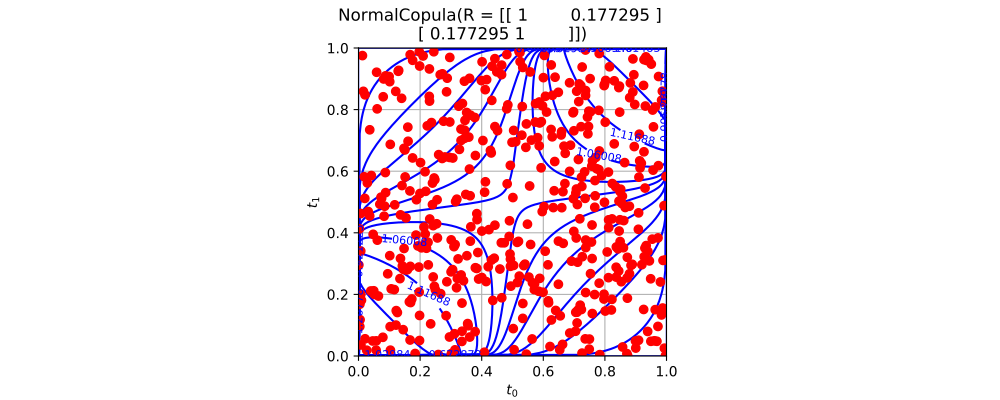

The script that drew this image:
import openturns as ot
from matplotlib import pyplot as plt
from openturns.viewer import View
ot.RandomGenerator.SetSeed(0)
factory = ot.NormalCopulaFactory()
ref = factory.build()
dimension = ref.getDimension()
if dimension <= 2:
    sample = ref.getSample(50)
    distribution = factory.build(sample)
    if dimension == 1:
        distribution.setDescription(['$t$'])
        pdf_graph = distribution.drawPDF(256)
        cloud = ot.Cloud(sample, ot.Sample(sample.getSize(), 1))
        cloud.setColor('blue')
        cloud.setPointStyle('fcircle')
        pdf_graph.add(cloud)
        pdf_graph.setTitle(str(distribution))
        fig = plt.figure(figsize=(10, 4))
        pdf_axis = fig.add_subplot(111)
        View(pdf_graph, figure=fig, axes=[pdf_axis], add_legend=False)
    else:
        sample = ref.getSample(500)
        distribution.setDescription(['$t_0$', '$t_1$'])
        pdf_graph = distribution.drawPDF([256]*2)
        cloud = ot.Cloud(sample)
        cloud.setColor('red')
        cloud.setPointStyle('fcircle')
        pdf_graph.add(cloud)
        pdf_graph.setTitle(str(distribution))
        fig = plt.figure(figsize=(10, 4))
        pdf_axis = fig.add_subplot(111)
        View(pdf_graph, figure=fig, axes=[pdf_axis], add_legend=False, square_axes=True)
